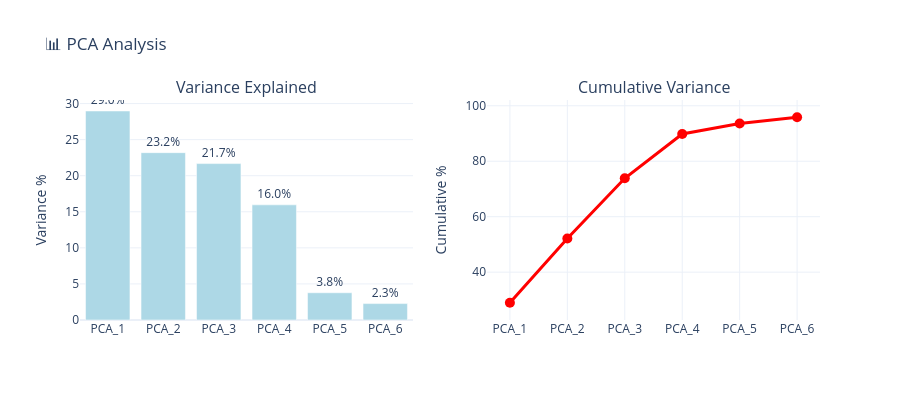

The notebook cell this image was saved under:
### Markdown cell above
## 📉 Demo 3.3: PCA (Principal Component Analysis)

Giảm chiều dữ liệu bằng PCA

### Code cell
# Reload module để áp dụng fix PCA
import importlib
from preprocess.feature import feature
importlib.reload(feature)
from preprocess.feature.feature import Feature

# Reset và reinitialize với data clean
feature_selector = Feature(df_with_target_clean, target_col='SalePrice', task='regression')
print(f"✅ Module reloaded và feature_selector reinitialize")

# PCA để giữ 95% variance
feature_selector.pca_extraction(n_components=0.95)

### Figure 1 — Plotly figure (JSON) as saved in the notebook; plotly's stock layout.template omitted (floating-point values rounded to 4 significant figures)
{"data": [{"marker": {"color": "lightblue"}, "name": "Variance %", "text": ["29.0%", "23.2%", "21.7%", "16.0%", "3.8%", "2.3%"], "textposition": "outside", "type": "bar", "x": ["PCA_1", "PCA_2", "PCA_3", "PCA_4", "PCA_5", "PCA_6"], "xaxis": "x", "y": [28.97, 23.19, 21.68, 15.96, 3.778, 2.274], "yaxis": "y"}, {"line": {"color": "red", "width": 3}, "marker": {"color": "red", "size": 10}, "mode": "lines+markers", "name": "Cumulative %", "text": ["29.0%", "52.2%", "73.8%", "89.8%", "93.6%", "95.9%"], "textposition": "top center", "type": "scatter", "x": ["PCA_1", "PCA_2", "PCA_3", "PCA_4", "PCA_5", "PCA_6"], "xaxis": "x2", "y": [28.97, 52.16, 73.85, 89.81, 93.58, 95.86], "yaxis": "y2"}], "layout": {"annotations": [{"font": {"size": 16}, "showarrow": false, "text": "Variance Explained", "x": 0.225, "xanchor": "center", "xref": "paper", "y": 1, "yanchor": "bottom", "yref": "paper"}, {"font": {"size": 16}, "showarrow": false, "text": "Cumulative Variance", "x": 0.775, "xanchor": "center", "xref": "paper", "y": 1, "yanchor": "bottom", "yref": "paper"}], "height": 400, "showlegend": false, "title": {"text": "📊 PCA Analysis"}, "xaxis": {"anchor": "y", "domain": [0, 0.45]}, "xaxis2": {"anchor": "y2", "domain": [0.55, 1]}, "yaxis": {"anchor": "x", "domain": [0, 1], "title": {"text": "Variance %"}}, "yaxis2": {"anchor": "x2", "domain": [0, 1], "title": {"text": "Cumulative %"}}}}
